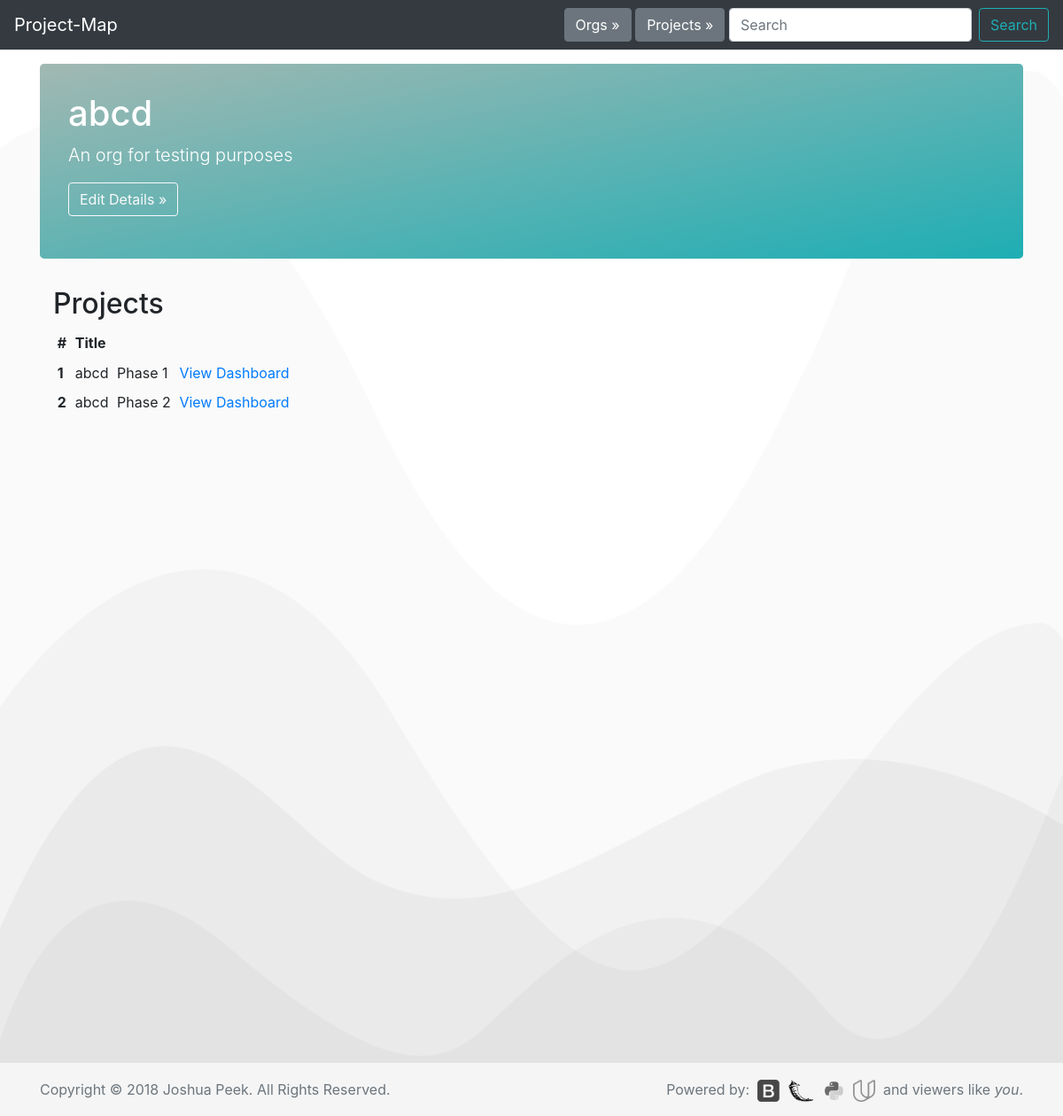
/1/, run on the app's committed database.
### database_setup.py (models this page shows, shortened)
class Org(Base):
    __tablename__ = 'org'
    id = Column(Integer, primary_key=True)
    title = Column(String(250), nullable=False)
    description = Column(String(500))

class Project(Base):
    __tablename__ = 'project'
    id = Column(Integer, primary_key=True)
    title = Column(String(250), nullable=False)
    description = Column(String(500))
    stage = Column(String(100))
    org_id = Column(Integer, ForeignKey('org.id'))
    org = relationship(Org)

### app.py (the view)
@app.route('/<int:org_id>/')
def orgPage(org_id):
    allorgs = session.query(Org).all()
    allprojects = session.query(Project).all()
    org = session.query(Org).filter_by(id=org_id).one()
    projects = session.query(Project).filter_by(org_id=org.id).all()
    return render_template('org.html', org=org, projects=projects,
                            allorgs=allorgs, allprojects=allprojects)

### templates/org.html (shortened to what this page needs)
<!doctype html>
<html lang="en">
  {% include "header.html" %}
  <body>
    <nav class="navbar navbar-expand-md navbar-dark fixed-top bg-dark">
      <a class="navbar-brand" href="/">Project-Map</a>
      <div class="collapse navbar-collapse" id="navbarCollapse">
        <button type="button" class="btn btn-secondary my-2 my-sm-0" data-toggle="modal" data-target="#org-select">Orgs &raquo;</button>&nbsp;
        <button type="button" class="btn btn-secondary my-2 my-sm-0" data-toggle="modal" data-target="#project-select">Projects &raquo;</button>&nbsp;
        <form class="form-inline mt-2 mt-md-0">
          <input class="form-control mr-sm-2" type="text" placeholder="Search" aria-label="Search">
          <button class="btn btn-outline-success my-2 my-sm-0" type="submit">Search</button>
        </form>
      </div>
    </nav>
    <main role="main" class="container">
      <div class="jumbotron">
        <h1>{{org.title}}</h1>
        <p class="lead">{{org.description}}</p>
        <p><a class="btn btn-md btn btn-outline-light" href="{{url_for('editOrg', org_id = org.id)}}" role="button">Edit Details &raquo;</a></p>
      </div>
      <div class="container">
        <div class="row">
          <div class="col-md-12">
            <h2>Projects</h2>
            <table class="table-responsive table-sm table-hover">
              <thead class="thead-light">
                <tr>
                  <th scope="col">#</th>
                  <th scope="col">Title</th>
                  <th scope="col"></th>
                  <th scope="col"></th>
                  <th scope="col"></th>
                </tr>
              </thead>
              <tbody>
                {% for i in projects %}
                <tr>
                  <th scope="row">{{loop.index}}</th>
                  <td>{{i.org.title}}</td>
                  <td>{{i.title}}</td>
                  <td><a href='{{url_for('projectPage', org_id = org.id,  project_id = i.id)}}'>View Dashboard</a></td>
                </tr>
                {% endfor %}
              </tbody>
            </table>
          </div>
        </div>
      </div>
    </main>
  {% include "footer.html" %}
  </body>
</html>

### data on the page
Org: title "abcd", description "An org for testing purposes"
Project: org "abcd", title "Phase 1"
Project: org "abcd", title "Phase 2"
